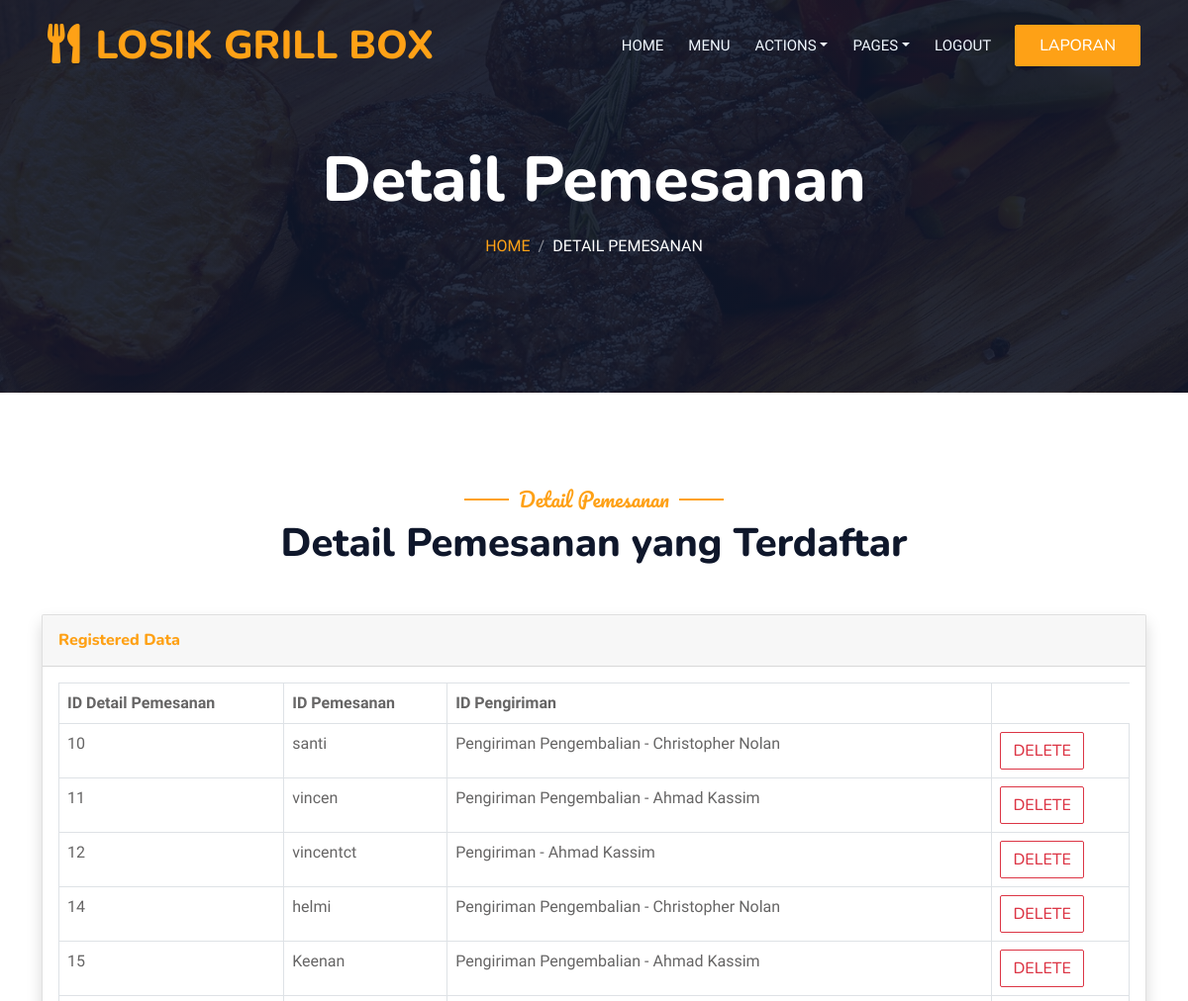
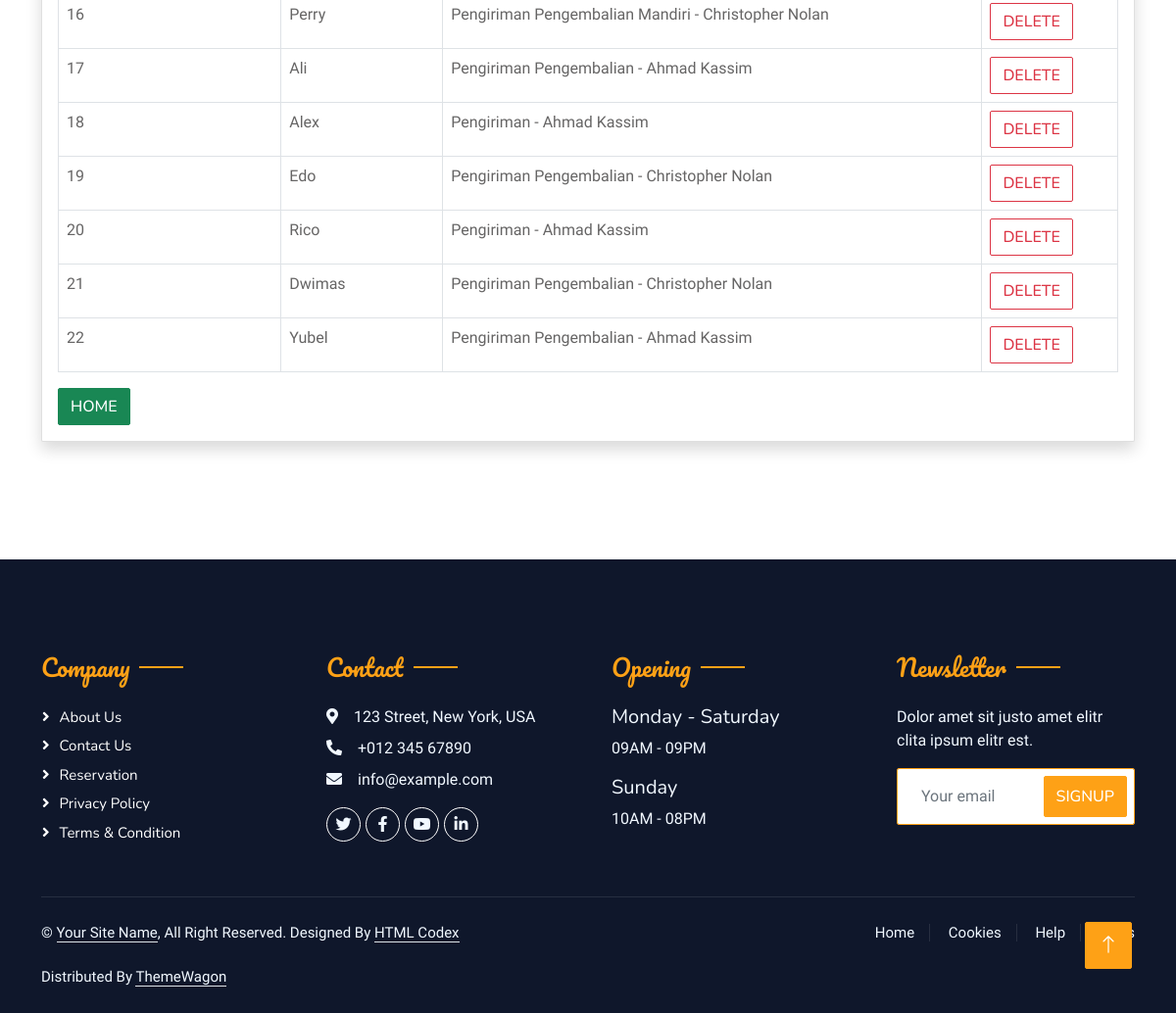
Screenshot of /detail_pemesanan (signed in) with the database file from the repository (2 pictures, top to bottom).
### grill/models.py (models this page shows, shortened)
class detail_pemesanan(models.Model):
    id_detail_pemesanan = models.AutoField(primary_key=True)
    id_pemesanan = models.ForeignKey(pemesanan, on_delete=models.CASCADE)
    id_pengiriman = models.ForeignKey(pengiriman, on_delete=models.CASCADE)

class pemesanan(models.Model):
    id_pemesanan = models.AutoField(primary_key=True)
    id_pelanggan = models.ForeignKey(pelanggan, on_delete=models.CASCADE)
    id_paket = models.ForeignKey(paket, on_delete=models.CASCADE)
    jumlah_paket = models.IntegerField()
    tanggal_pemesanan = models.DateField()
    def __str__(self):
        return str (self.id_pelanggan)

class pelanggan(models.Model):
    id_pelanggan = models.AutoField(primary_key=True)
    nama_pelanggan = models.CharField(max_length=50)
    alamat = models.CharField(max_length=250)
    no_hp_pelanggan = models.IntegerField()
    def __str__(self):
        return str (self.nama_pelanggan)

class pengiriman(models.Model):
    id_pengiriman = models.AutoField(primary_key=True)
    id_karyawan = models.ForeignKey(karyawan, on_delete=models.CASCADE, blank= True, null=True)
    id_jenis_pengiriman = models.ForeignKey(jenis_pengiriman, on_delete=models.CASCADE)
    tanggal_pengiriman = models.DateField()
    def __str__(self):
        return "{} - {}".format (self.id_jenis_pengiriman,self.id_karyawan)

class jenis_pengiriman(models.Model):
    id_jenis_pengiriman = models.AutoField(primary_key=True)
    nama_jenis_pengiriman = models.CharField(max_length=50)
    tarif_pengiriman = models.IntegerField()
    def __str__(self):
        return str (self.nama_jenis_pengiriman)

class karyawan(models.Model):
    id_karyawan = models.AutoField(primary_key=True)
    nama_karyawan_kurir = models.CharField(max_length=50)
    no_hp_karyawan_kurir = models.IntegerField()
    def __str__(self):
        return str (self.nama_karyawan_kurir)

### grill/decorators.py (the view)
        def wrap(request,*args, **kwargs):
            group = None
            if request.user.groups.exists():
                group = request.user.groups.all()[0].name
            if group in allowed_roles:
                return func(request, *args, **kwargs)
            else:
                return render(request, 'logins/404.html')

### grill/context_processors.py (called while the page is built)
def asadmin(request):
    return {'asadmin':request.user.groups.filter(name='admin').exists()}

def asowner(request):
    return {'asowner':request.user.groups.filter(name='owner').exists()}

### grill/views.py (called while the page is built)
@login_required(login_url="login")
@role_required(["owner","admin"])
def detail_pemesanan(request):
    detail_pemesananobj = models.detail_pemesanan.objects.all()
    return render(request, 'detail_pemesanan/detail_pemesanan.html',
                  {'detail_pemesananobj': detail_pemesananobj})

### grill/templates/detail_pemesanan/detail_pemesanan.html (shortened to what this page needs)
{% load static %}
<!DOCTYPE html>
<html lang="en">
<head>
    <link href="https://cdnjs.cloudflare.com/ajax/libs/font-awesome/5.10.0/css/all.min.css" rel="stylesheet">
    <link href="https://cdn.jsdelivr.net/npm/bootstrap-icons@1.4.1/font/bootstrap-icons.css" rel="stylesheet">
    <link href="{% static 'lib/animate/animate.min.css' %}" rel="stylesheet">
    <link href="{% static 'lib/owlcarousel/assets/owl.carousel.min.css' %}" rel="stylesheet">
    <link href="{% static 'lib/tempusdominus/css/tempusdominus-bootstrap-4.min.css' %}" rel="stylesheet" />
    <link href="{% static 'css/bootstrap.min.css' %}" rel="stylesheet">
    <link href="{% static 'css/style.css' %}" rel="stylesheet">
</head>
<body>
    <div class="container-xxl bg-white p-0">
        <div class="container-xxl position-relative p-0">
            <nav class="navbar navbar-expand-lg navbar-dark bg-dark px-4 px-lg-5 py-3 py-lg-0">
                <a href="" class="navbar-brand p-0">
                    <h1 class="text-primary m-0"><i class="fa fa-utensils me-3"></i>LOSIK GRILL BOX</h1>
                </a>
                <div class="collapse navbar-collapse" id="navbarCollapse">
                    <div class="navbar-nav ms-auto py-0 pe-4">
                        <a href="{% url 'login' %}" class="nav-item nav-link">Home</a>
                        <a href="{% url 'paket' %}" class="nav-item nav-link">Menu</a>
                        <div class="nav-item dropdown">
                            {% if asowner %}
                            <a href="#" class="nav-link dropdown-toggle" data-bs-toggle="dropdown">Actions</a>
                            {% endif %}
                        </div>
                        <div class="nav-item dropdown">
                            <a href="#" class="nav-link dropdown-toggle" data-bs-toggle="dropdown">Pages</a>
                        </div>
                        <a href="{% url 'performlogout' %}" class="nav-item nav-link">Logout</a>
                    </div>
                    {% if asowner %}
                    <a href="{% url 'laporan' %}" class="btn btn-primary py-2 px-4">Laporan</a>
                    {% endif %}
                </div>
            </nav>
            <div class="container-xxl py-5 bg-dark hero-header mb-5">
                <div class="container text-center my-5 pt-5 pb-4">
                    <h1 class="display-3 text-white mb-3 animated slideInDown">Detail Pemesanan</h1>
                    <nav aria-label="breadcrumb">
                        <ol class="breadcrumb justify-content-center text-uppercase">
                            <li class="breadcrumb-item"><a href="{% url 'login' %}">Home</a></li>
                            <li class="breadcrumb-item text-white active" aria-current="page">Detail Pemesanan</li>
                        </ol>
                    </nav>
                </div>
            </div>
        </div>
        <div class="container-xxl py-5">
            <div class="container">
                <div class="text-center wow fadeInUp" data-wow-delay="0.1s">
                    <h5 class="section-title ff-secondary text-center text-primary fw-normal">Detail Pemesanan</h5>
                    <h1 class="mb-5">Detail Pemesanan yang Terdaftar</h1>
                </div>
                <div class="card shadow mb-4">
                    <div class="card-header py-3">
                        <h6 class="m-0 font-weight-bold text-primary">Registered Data</h6>
                    </div>
                    <div class="card-body">
                        <div class="table-responsive">
                            <table class="table table-bordered" id="dataTable" width="100%" cellspacing="0">
                                <thead>
                                    <tr>
                                        <th>ID Detail Pemesanan</th>
                                        <th>ID Pemesanan</th>
                                        <th>ID Pengiriman</th>
                                    </tr>
                                </thead>
                                <tbody>
                                    {% for item in detail_pemesananobj %}
                                    <tr>
                                        <td>{{ item.id_detail_pemesanan  }}</td>
                                        <td>{{ item.id_pemesanan  }}</td>
                                        <td>{{ item.id_pengiriman }}</td>
                                        <td>
                                            <a href="{% url 'ddetail_pemesanan' item.id_detail_pemesanan%}"><button class="btn btn-outline-danger">Delete</button></a>
                                        </td>
                                    </tr>
                                    {% endfor %}
                                </tbody>
                            </table>
                        <a href="{% url 'login' %}"><button class="btn btn-success">Home</button></a>
                        </div>
                    </div>
                </div>
            </div>
        </div>
        <div class="container-fluid bg-dark text-light footer pt-5 mt-5 wow fadeIn" data-wow-delay="0.1s">
            <div class="container py-5">
                <div class="row g-5">
                    <div class="col-lg-3 col-md-6">
                        <h4 class="section-title ff-secondary text-start text-primary fw-normal mb-4">Company</h4>
                        <a class="btn btn-link" href="">About Us</a>
                        <a class="btn btn-link" href="">Contact Us</a>
                        <a class="btn btn-link" href="">Reservation</a>
                        <a class="btn btn-link" href="">Privacy Policy</a>
                        <a class="btn btn-link" href="">Terms & Condition</a>
                    </div>
                    <div class="col-lg-3 col-md-6">
                        <h4 class="section-title ff-secondary text-start text-primary fw-normal mb-4">Contact</h4>
                        <p class="mb-2"><i class="fa fa-map-marker-alt me-3"></i>123 Street, New York, USA</p>
                        <p class="mb-2"><i class="fa fa-phone-alt me-3"></i>+012 345 67890</p>
                        <p class="mb-2"><i class="fa fa-envelope me-3"></i>info@example.com</p>
                        <div class="d-flex pt-2">
                            <a class="btn btn-outline-light btn-social" href=""><i class="fab fa-twitter"></i></a>
                            <a class="btn btn-outline-light btn-social" href=""><i class="fab fa-facebook-f"></i></a>
                            <a class="btn btn-outline-light btn-social" href=""><i class="fab fa-youtube"></i></a>
                            <a class="btn btn-outline-light btn-social" href=""><i class="fab fa-linkedin-in"></i></a>
                        </div>
                    </div>
                    <div class="col-lg-3 col-md-6">
                        <h4 class="section-title ff-secondary text-start text-primary fw-normal mb-4">Opening</h4>
                        <h5 class="text-light fw-normal">Monday - Saturday</h5>
                        <p>09AM - 09PM</p>
                        <h5 class="text-light fw-normal">Sunday</h5>
                        <p>10AM - 08PM</p>
                    </div>
                    <div class="col-lg-3 col-md-6">
                        <h4 class="section-title ff-secondary text-start text-primary fw-normal mb-4">Newsletter</h4>
                        <p>Dolor amet sit justo amet elitr clita ipsum elitr est.</p>
                        <div class="position-relative mx-auto" style="max-width: 400px;">
                            <input class="form-control border-primary w-100 py-3 ps-4 pe-5" type="text" placeholder="Your email">
                            <button type="button" class="btn btn-primary py-2 position-absolute top-0 end-0 mt-2 me-2">SignUp</button>
                        </div>
                    </div>
                </div>
            </div>
            <div class="container">
                <div class="copyright">
                    <div class="row">
                        <div class="col-md-6 text-center text-md-start mb-3 mb-md-0">
                            &copy; <a class="border-bottom" href="#">Your Site Name</a>, All Right Reserved.
							Designed By <a class="border-bottom" href="https://htmlcodex.com">HTML Codex</a><br><br>
                            Distributed By <a class="border-bottom" href="https://themewagon.com" target="_blank">ThemeWagon</a>
                        </div>
                        <div class="col-md-6 text-center text-md-end">
                            <div class="footer-menu">
                                <a href="">Home</a>
                                <a href="">Cookies</a>
                                <a href="">Help</a>
                                <a href="">FQAs</a>
                            </div>
                        </div>
                    </div>
                </div>
            </div>
        </div>
        <a href="#" class="btn btn-lg btn-primary btn-lg-square back-to-top"><i class="bi bi-arrow-up"></i></a>
    </div>
</body>
</html>

### static/css/style.css (style rules this page uses)
:root { --primary: #FEA116; --light: #F1F8FF; --dark: #0F172B; }
.ff-secondary { font-family: 'Pacifico', cursive; }
.back-to-top { position: fixed; display: none; right: 45px; bottom: 45px; z-index: 99; }
.btn { font-family: 'Nunito', sans-serif; font-weight: 500; text-transform: uppercase; transition: .5s; }
.btn.btn-primary, .btn.btn-secondary { color: #FFFFFF; }
.btn-lg-square { width: 48px; height: 48px; }
.btn-square, .btn-sm-square, .btn-lg-square { padding: 0; display: flex; align-items: center; justify-content: center; font-weight: normal; border-radius: 2px; }
.navbar-dark .navbar-nav .nav-link { position: relative; margin-left: 25px; padding: 35px 0; font-size: 15px; color: var(--light) !important; text-transform: uppercase; font-weight: 500; outline: none; transition: .5s; }
@media (min-width: 992px) { .navbar-dark { position: absolute; width: 100%; top: 0; left: 0; z-index: 999; background: transparent !important; } }
.hero-header { background: linear-gradient(rgba(15, 23, 43, .9), rgba(15, 23, 43, .9)), url(../img/bg-hero.jpg); background-position: center center; background-repeat: no-repeat; background-size: cover; }
.breadcrumb-item + .breadcrumb-item::before { color: rgba(255, 255, 255, .5); }
.section-title { position: relative; display: inline-block; }
.section-title::before { position: absolute; content: ""; width: 45px; height: 2px; top: 50%; left: -55px; margin-top: -1px; background: var(--primary); }
.section-title::after { position: absolute; content: ""; width: 45px; height: 2px; top: 50%; right: -55px; margin-top: -1px; background: var(--primary); }
.section-title.text-start::before, .section-title.text-end::after { display: none; }
.footer .btn.btn-social { margin-right: 5px; width: 35px; height: 35px; display: flex; align-items: center; justify-content: center; color: var(--light); border: 1px solid #FFFFFF; border-radius: 35px; transition: .3s; }
.footer .btn.btn-link { display: block; margin-bottom: 5px; padding: 0; text-align: left; color: #FFFFFF; font-size: 15px; font-weight: normal; text-transform: capitalize; transition: .3s; }
.footer .btn.btn-link::before { position: relative; content: "\f105"; font-family: "Font Awesome 5 Free"; font-weight: 900; margin-right: 10px; }
.footer .copyright { padding: 25px 0; font-size: 15px; border-top: 1px solid rgba(256, 256, 256, .1); }
.footer .copyright a { color: var(--light); }
.footer .footer-menu a { margin-right: 15px; padding-right: 15px; border-right: 1px solid rgba(255, 255, 255, .1); }
.footer .footer-menu a:last-child { margin-right: 0; padding-right: 0; border-right: none; }

### rows the page displays
detail_pemesanan: id_detail_pemesanan "10", id_pemesanan "santi", id_pengiriman "Pengiriman Pengembalian - Christopher Nolan"
detail_pemesanan: id_detail_pemesanan "11", id_pemesanan "vincen", id_pengiriman "Pengiriman Pengembalian - Ahmad Kassim"
detail_pemesanan: id_detail_pemesanan "12", id_pemesanan "vincentct", id_pengiriman "Pengiriman - Ahmad Kassim"
detail_pemesanan: id_detail_pemesanan "14", id_pemesanan "helmi", id_pengiriman "Pengiriman Pengembalian - Christopher Nolan"
detail_pemesanan: id_detail_pemesanan "15", id_pemesanan "Keenan", id_pengiriman "Pengiriman Pengembalian - Ahmad Kassim"
detail_pemesanan: id_detail_pemesanan "16", id_pemesanan "Perry", id_pengiriman "Pengiriman Pengembalian Mandiri - Christopher Nolan"
detail_pemesanan: id_detail_pemesanan "17", id_pemesanan "Ali", id_pengiriman "Pengiriman Pengembalian - Ahmad Kassim"
detail_pemesanan: id_detail_pemesanan "18", id_pemesanan "Alex", id_pengiriman "Pengiriman - Ahmad Kassim"
detail_pemesanan: id_detail_pemesanan "19", id_pemesanan "Edo", id_pengiriman "Pengiriman Pengembalian - Christopher Nolan"
detail_pemesanan: id_detail_pemesanan "20", id_pemesanan "Rico", id_pengiriman "Pengiriman - Ahmad Kassim"
detail_pemesanan: id_detail_pemesanan "21", id_pemesanan "Dwimas", id_pengiriman "Pengiriman Pengembalian - Christopher Nolan"
detail_pemesanan: id_detail_pemesanan "22", id_pemesanan "Yubel", id_pengiriman "Pengiriman Pengembalian - Ahmad Kassim"
